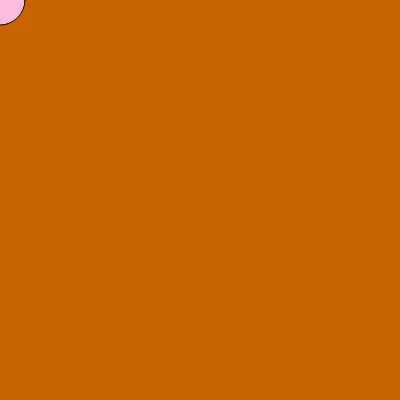
Frame 1 (no input)
Frame 60 (no input): identical to frame 1, image omitted
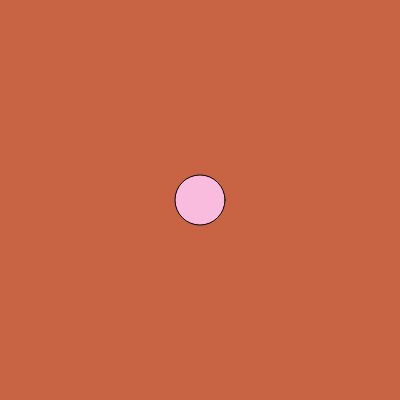
Frame 120 (the mouse pressed at the canvas centre since frame 60)

The p5.js sketch that drew these frames (run headless with seeded random() and noise() and a simulated clock; from frame 60 on, the mouse is pressed at the canvas centre):

// p5.js sketch
// ── sketch.js
var col = 200;
var c= 100;
var d= 155;


function setup() {
 
  
  
  createCanvas(400, 400);
  
}

function draw() {
 
  col,c,d = mouseX/3;
  background (col,c,d);
  fill (250,188, 222);
  ellipse (mouseX, mouseY, 50, 50);
}
  
